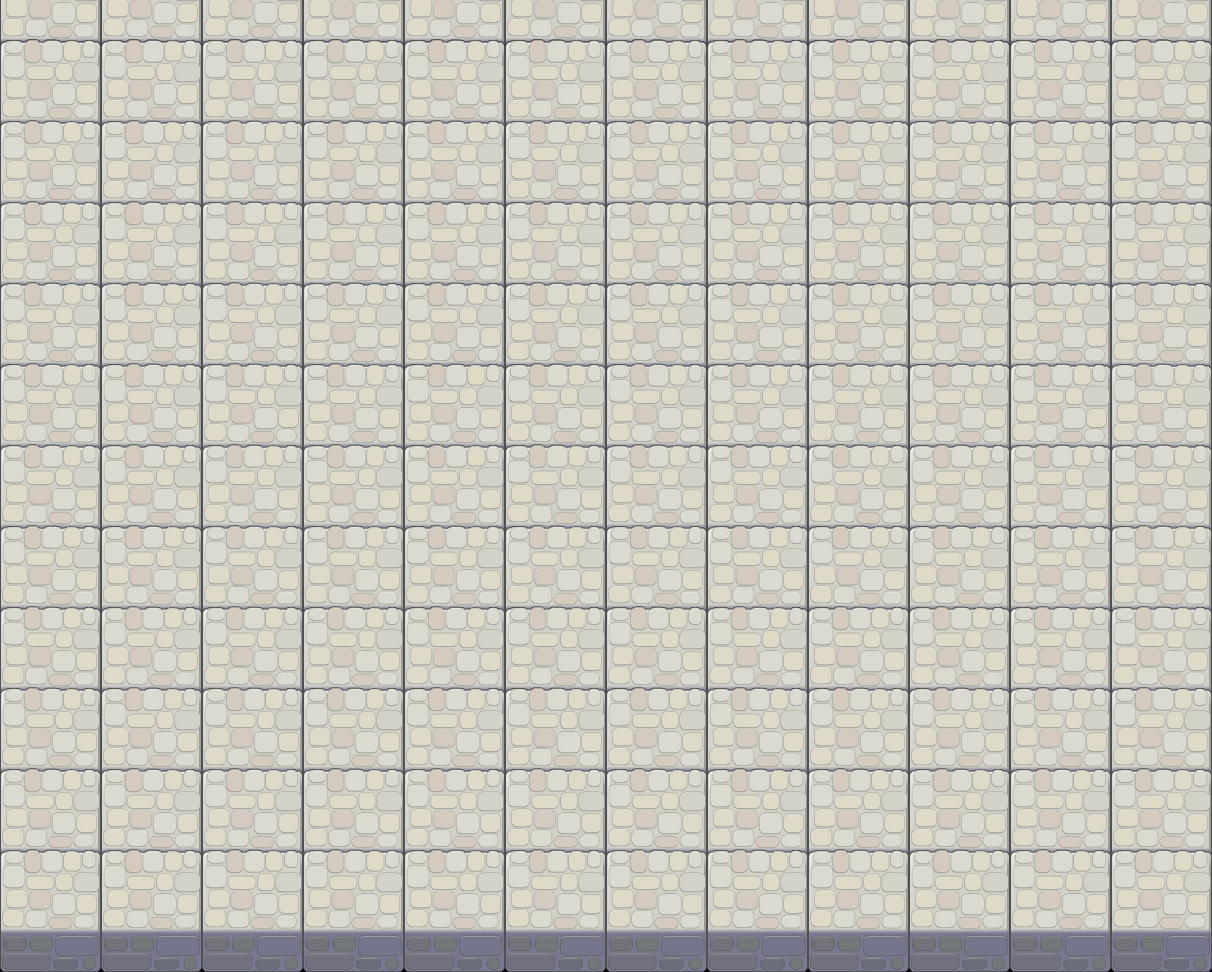

The image is a tile-based game level rendered from a .tmx file. Its description and source (layers, tilesets, objects; grid data summarised) follow:
An orthogonal 12x12 tile map with 101x81 px tiles, 1 tile layer (grass), 3 hidden layers not drawn.

<map version="1.0" tiledversion="1.1.4" orientation="orthogonal" renderorder="right-down" width="12" height="12" tilewidth="101" tileheight="81" infinite="0" nextobjectid="1">
 <tileset firstgid="1" name="Untitled" tilewidth="101" tileheight="171" spacing="2" margin="2" tilecount="45" columns="9">
  <image source="ortho-test1.png" width="1024" height="1024" />
 </tileset>
 <layer name="grass" width="12" height="12">
  <data>[144 cells, 144 non-empty, 1 distinct tile ids]</data>
 </layer>
 <layer name="trees4" width="12" height="12" visible="0">
  <data>[144 cells, 13 non-empty, 2 distinct tile ids]</data>
 </layer>
 <layer name="trees3" width="12" height="12" visible="0">
  <data>[144 cells, 12 non-empty, 1 distinct tile ids]</data>
 </layer>
 <layer name="trees2" width="12" height="12" visible="0">
  <data>[144 cells, 12 non-empty, 1 distinct tile ids]</data>
 </layer>
</map>
